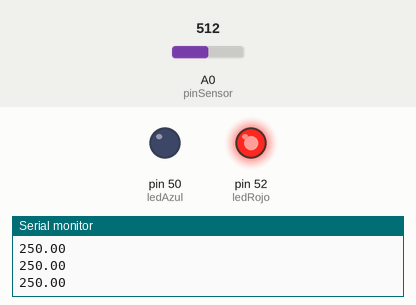
Recording of a sketch running on a simulated Arduino Mega 2560, built with avr-gcc and run on an emulated ATmega2560. On the bench: output pins drawn as LEDs (lit = HIGH), the last lines printed to the serial monitor. The inputs (shaded band) are chosen by the test bench; at power-on: A0 (pinSensor) = 512.

Above: at 1.2 s.
1.3 s: A0 (pinSensor) set to 110
2.8 s: A0 (pinSensor) set to 98
At 3.4 s:
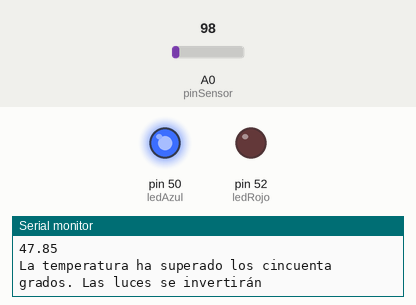
4.3 s: A0 (pinSensor) set to 122
At 4.7 s:
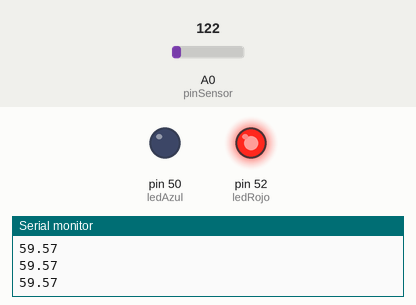
Timing chart, 0 to 7.3 s (numbered marks = the images above; inputs shaded):
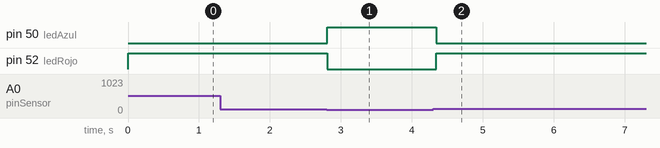

The sketch:

Temperature_disconnect.ino
```cpp
int ledRojo = 52;
int ledAzul = 50;
int pinSensor = A0;
float datosSensor = 0;

void setup() {
Serial.begin(9600);
Serial.println("Inicializando");
pinMode(pinSensor,INPUT);
pinMode(ledRojo,OUTPUT);
pinMode(ledAzul,OUTPUT);
digitalWrite(ledRojo,LOW);
digitalWrite(ledAzul,HIGH);
}

void loop() {
  float temperatura = 0.0;

  temperatura = leerSensor();
  invertirLuces(temperatura);
}


//módulo para la formulita del sensor (al principio te mostrará datos que no se entienden, hay que aplicar la fórmula)

float leerSensor (){
  //declaramos la variable para temperatura
  float temperatura = 0.0;
  //leemos datos del sensor
  datosSensor = analogRead(pinSensor);
  ////imprimimos el valor del sensor
  //Serial.print("Valor del sensor: ");
  //Serial.println(datosSensor);

  //Aplicamos e imprimimos la fórmula para calcular los grados Celsius con lo que recibimos del sensor
  temperatura = (datosSensor * 100 * 5.0)/1024.0;
  Serial.println(temperatura);
  return(temperatura);
  }


 //Módulo para invertir las luces si se calienta a más de cincuenta
 void invertirLuces(float temperatura) {

  if (temperatura<=50.0){
    digitalWrite(ledAzul,HIGH);
    digitalWrite(ledRojo,LOW);
    Serial.println ("La temperatura ha superado los cincuenta grados. Las luces se invertirán");
    }
   else {
    digitalWrite(ledAzul,LOW);
    digitalWrite(ledRojo,HIGH);
    }
  }
```

Measured:
- the behaviour switches between 103 and 102 on A0 (pinSensor) (found by bisection; images 0 and 1)
- after the input at 2.8 s, pin 50 (ledAzul): LOW → HIGH at once; pin 52 (ledRojo): HIGH → LOW at once
- after the input at 4.3 s, pin 50 (ledAzul): HIGH → LOW after 0.05 s; pin 52 (ledRojo): LOW → HIGH after 0.05 s
